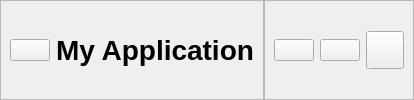
         <widget class="QWidget" name="header" native="true">
          <property name="styleSheet">
           <string notr="true"/>
          </property>
          <layout class="QHBoxLayout" name="horizontalLayout">
           <property name="spacing">
            <number>0</number>
           </property>
           <property name="leftMargin">
            <number>0</number>
           </property>
           <property name="topMargin">
            <number>0</number>
           </property>
           <property name="rightMargin">
            <number>0</number>
           </property>
           <property name="bottomMargin">
            <number>0</number>
           </property>
           <item alignment="Qt::AlignLeft">
            <widget class="QFrame" name="frame_2">
             <property name="frameShape">
              <enum>QFrame::StyledPanel</enum>
             </property>
             <property name="frameShadow">
              <enum>QFrame::Raised</enum>
             </property>
             <layout class="QHBoxLayout" name="horizontalLayout_3">
              <item alignment="Qt::AlignLeft">
               <widget class="QPushButton" name="menuBtn">
                <property name="cursor">
                 <cursorShape>PointingHandCursor</cursorShape>
                </property>
                <property name="text">
                 <string/>
                </property>
                <property name="icon">
                 <iconset resource="QSS/QSS_Resources.qrc">
                  <normaloff>:/icons/Icons/align-justify.png</normaloff>:/icons/Icons/align-justify.png</iconset>
                </property>
                <property name="iconSize">
                 <size>
                  <width>32</width>
                  <height>32</height>
                 </size>
                </property>
               </widget>
              </item>
              <item alignment="Qt::AlignRight">
               <widget class="QLabel" name="appName">
                <property name="font">
                 <font>
                  <pointsize>21</pointsize>
                  <weight>75</weight>
                  <bold>true</bold>
                 </font>
                </property>
                <property name="styleSheet">
                 <string notr="true"/>
                </property>
                <property name="text">
                 <string>My Application</string>
                </property>
               </widget>
              </item>
             </layout>
            </widget>
           </item>
           <item alignment="Qt::AlignRight">
            <widget class="QFrame" name="frame">
             <property name="frameShape">
              <enum>QFrame::StyledPanel</enum>
             </property>
             <property name="frameShadow">
              <enum>QFrame::Raised</enum>
             </property>
             <layout class="QHBoxLayout" name="horizontalLayout_4">
              <item>
               <widget class="QPushButton" name="pushButton_3">
                <property name="font">
                 <font>
                  <weight>50</weight>
                  <bold>false</bold>
                 </font>
                </property>
                <property name="cursor">
                 <cursorShape>PointingHandCursor</cursorShape>
                </property>
                <property name="text">
                 <string/>
                </property>
                <property name="icon">
                 <iconset resource="QSS/QSS_Resources.qrc">
                  <normaloff>:/icons/Icons/bell.png</normaloff>:/icons/Icons/bell.png</iconset>
                </property>
                <property name="iconSize">
                 <size>
                  <width>32</width>
                  <height>32</height>
                 </size>
                </property>
               </widget>
              </item>
              <item>
               <widget class="QPushButton" name="pushButton_2">
                <property name="cursor">
                 <cursorShape>PointingHandCursor</cursorShape>
                </property>
                <property name="text">
                 <string/>
                </property>
                <property name="icon">
                 <iconset resource="QSS/QSS_Resources.qrc">
                  <normaloff>:/icons/Icons/activity.png</normaloff>:/icons/Icons/activity.png</iconset>
                </property>
                <property name="iconSize">
                 <size>
                  <width>32</width>
                  <height>32</height>
                 </size>
                </property>
               </widget>
              </item>
              <item>
               <widget class="QPushButton" name="logOutBtn">
                <property name="minimumSize">
                 <size>
                  <width>38</width>
                  <height>38</height>
                 </size>
                </property>
                <property name="maximumSize">
                 <size>
                  <width>38</width>
                  <height>38</height>
                 </size>
                </property>
                <property name="cursor">
                 <cursorShape>PointingHandCursor</cursorShape>
                </property>
                <property name="text">
                 <string/>
                </property>
                <property name="icon">
                 <iconset resource="QSS/QSS_Resources.qrc">
                  <normaloff>:/icons/Icons/user.png</normaloff>:/icons/Icons/user.png</iconset>
                </property>
                <property name="iconSize">
                 <size>
                  <width>32</width>
                  <height>32</height>
                 </size>
                </property>
               </widget>
              </item>
             </layout>
            </widget>
           </item>
          </layout>
         </widget>
